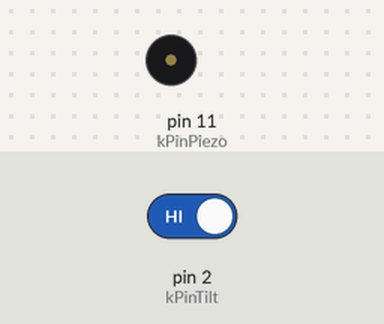
Recording of a sketch running on a simulated Arduino Uno, built with avr-gcc and run on an emulated ATmega328P. Parts: buzzer (waves = sounding). The test bench sets the inputs (shaded band); at power-on: pin 2 (kPinTilt) HIGH.

Above: at 1.2 s.
1.3 s: pin 2 (kPinTilt) driven LOW
At 4.2 s:
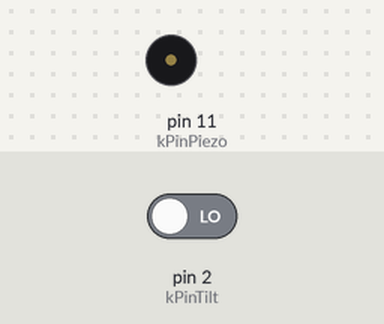
4.3 s: pin 2 (kPinTilt) driven HIGH
At 4.8 s:
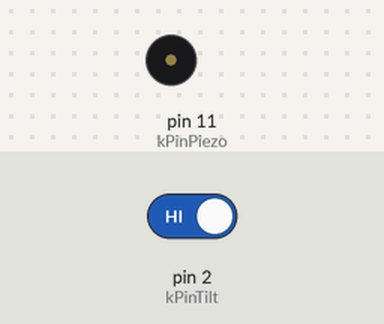
Timing chart, 0 to 7.3 s (numbered marks = the images above; inputs shaded):
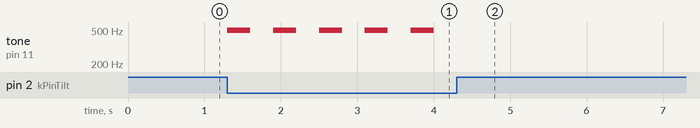

Measured:
- after the input at 1.3 s, tone on pin 11 (kPinPiezo): alternates 494 Hz for 0.30 s and silent for 0.30 s, starting at once
- after the input at 4.3 s, tone on pin 11 (kPinPiezo): stops changing and stays silent

The sketch:

7_2_sketch.ino
```cpp
#define NOTE_B4 494

const int kPinTilt = 2;
const int kPinPiezo = 11;

void setup()
{
  pinMode(kPinTilt, INPUT);
  digitalWrite(kPinTilt, HIGH);
  pinMode(kPinPiezo, OUTPUT);
}

bool onTime = true;
int offTimer = millis();
const int interval = 300;

void loop()
{
  if (digitalRead(kPinTilt) == LOW) {
    alarm();
  } else {
    noTone(kPinPiezo);
    onTime = true;
  }
}

void alarm()
{
  if (onTime) {
    tone(kPinPiezo, NOTE_B4, interval);
    onTime = false;
    offTimer = millis();
  } else if (millis() - offTimer >= interval) {
    noTone(kPinPiezo);
  }

  onTime = !onTime && (millis() - offTimer >= interval*2);
}
```
